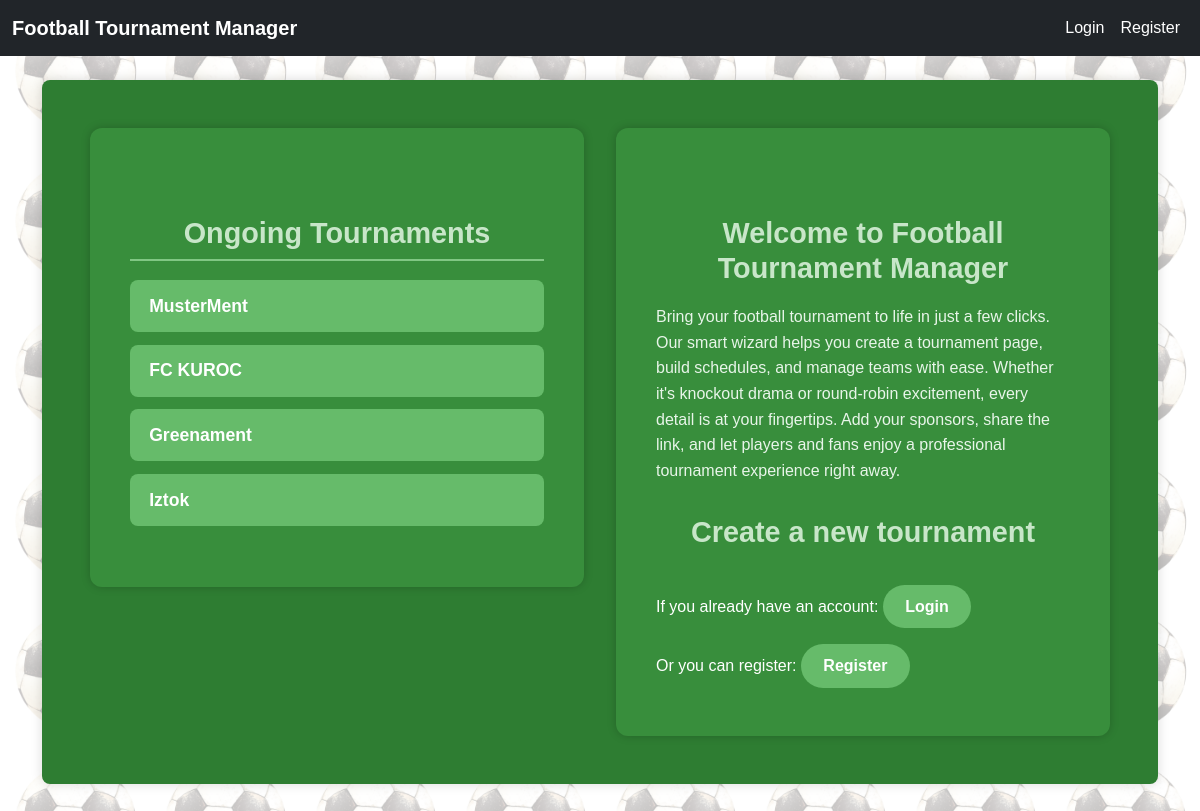
The app's page /, older data.
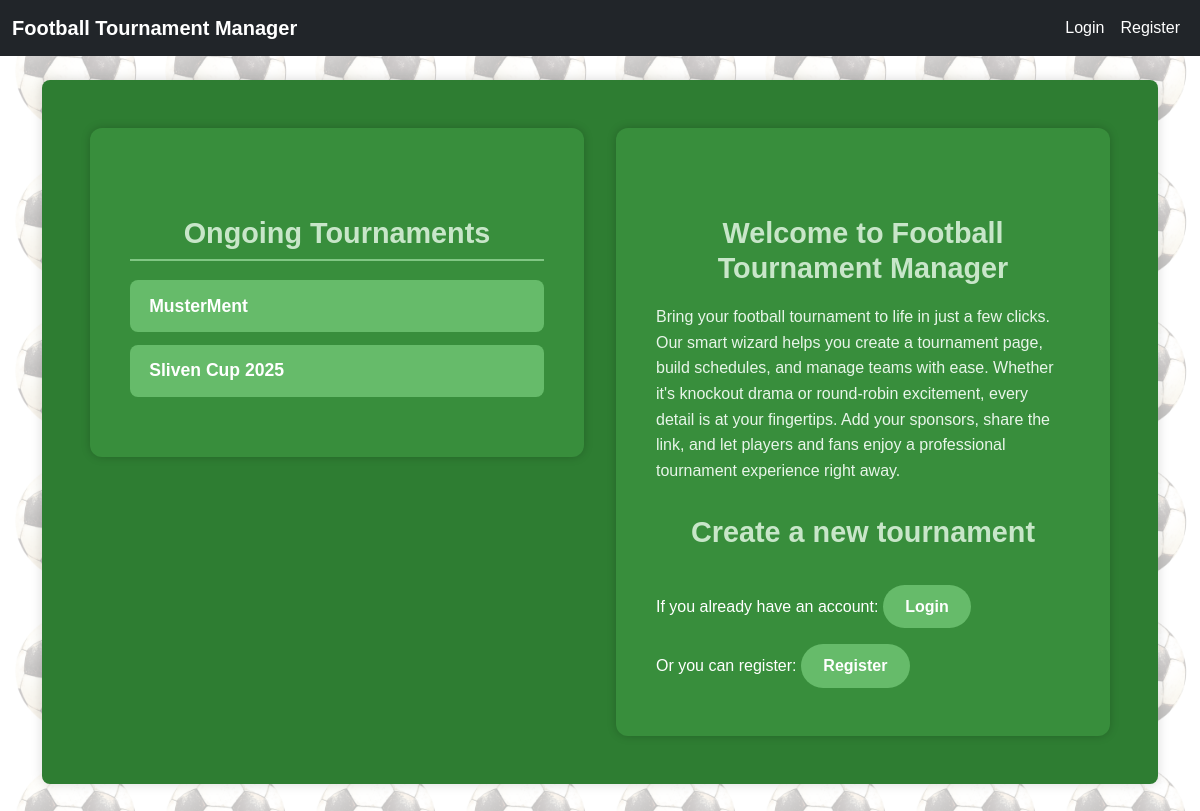
The same page, newer data.
### tournamentapp/models.py (models this page shows, shortened)
class Tournament(models.Model):
    name = models.CharField(max_length=100)
    owner = models.ForeignKey(
        settings.AUTH_USER_MODEL,
        on_delete=models.CASCADE,
        related_name='tournaments'
    )
    slug = models.SlugField(
        max_length=255,
        unique=True,
        blank=True
    )
    is_finished = models.BooleanField(
        default=False,
    )

### tournamentapp/views.py (the view)
# urls.py: path('', LandingPageView.as_view(), name='landing-page'),
class LandingPageView(TemplateView):
    template_name = 'tournament/landing_page.html'
    def get_context_data(self, **kwargs):
        context = super().get_context_data(**kwargs)
        context['tournaments'] = Tournament.objects.filter(is_finished=False)
        return context

### tournamentapp/context_processors.py (called while the page is built)
def current_tournament(request):
    tournament = Tournament.objects.first()
    return {'tournament': tournament}

### tournamentapp/templates/tournament/landing_page.html
{% extends 'base.html' %}
{% block content %}
<div class="landing-page-container">
  <div class="landing-page">
    <h2 class="landing-page__tournaments">Ongoing Tournaments</h2>
    <ul class="landing-page__list">
      {% for tournament in tournaments %}
        <li class="landing-page__list-item">
          <a class="landing-page__link" href="{% url 'public-tournament-leaderboard' tournament.slug %}">
            {{ tournament.name }}
          </a>
        </li>
      {% empty %}
        <li class="landing-page__list-item">No active tournaments right now.</li>
      {% endfor %}
    </ul>
  </div>
  <div class="general">
    <h2>Welcome to Football Tournament Manager</h2>
    <p>
      Bring your football tournament to life in just a few clicks. Our smart wizard
      helps you create a tournament page, build schedules, and manage teams with ease.
      Whether it's knockout drama or round-robin excitement, every detail is at your
      fingertips. Add your sponsors, share the link, and let players and fans enjoy a
      professional tournament experience right away.
    </p>
    <h2 class="landing-page__actions">Create a new tournament</h2>
    <span>If you already have an account:
      <a class="landing-page__button" href="{% url 'login' %}">Login</a>
    </span>
    <br>
    <span>Or you can register:
      <a class="landing-page__button" href="{% url 'register' %}">Register</a>
    </span>
  </div>
</div>
{% endblock %}

Row changes from the older to the newer data that the page shows:
removed Tournament: name "FC KUROC"
removed Tournament: name "Greenament"
removed Tournament: name "Iztok"
added Tournament: name "Sliven Cup 2025"
